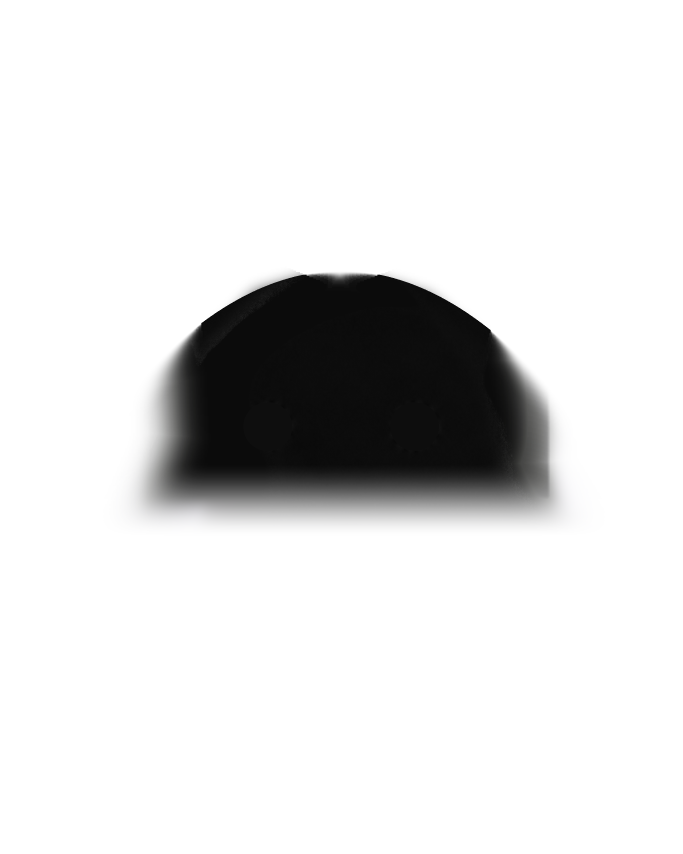
#> input picture docs/brand/kiwi-cat/gerada/cabeca.png, 2048 x 2560 px (shown at 1/3 size); its folder holds 4 pictures in this run
$ python kiwicat-cutout-assets.py
#> lines starting #> are read from the running program, lines starting #| are printed output that depends on the picture
#!/usr/bin/env python3
"""T9708: coverage from approved source layers, not brightness alone.
Only generates new cutout files; opaque approved textures remain untouched.
"""
from pathlib import Path
import json, hashlib
import numpy as np
from PIL import Image, ImageFilter
ROOT=Path(__file__).resolve().parents[2]
SRC=ROOT/'docs/brand/kiwi-cat/gerada'; DEST=ROOT/'app/ui/kiwicat/assets'
coat=np.zeros((2560,2048),np.float32)
hashes={}
for name in ['cabeca','corpo','orelha-esquerda','orelha-direita','aro']:
    file=SRC/(name+'.png'); rgba=np.asarray(Image.open(file).convert('RGBA'),np.float32)/255
    coat=1-(1-coat)*(1-rgba[:,:,3]); hashes[name]=hashlib.sha256(file.read_bytes()).hexdigest()
#> after `coat = 1 - (1 - coat) * (1 - rgba[:, :, 3])`:
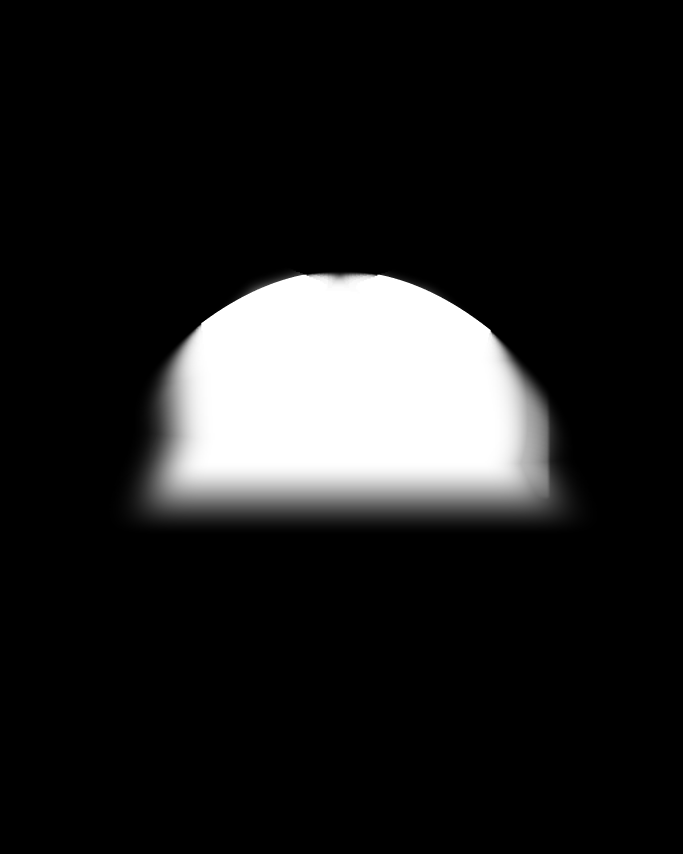
#> coat: shape (2560, 2048) float32 (shown at 1/3 size); min 0, max 1, mean 0.124
#> (the run stopped early here; a loop or call above may not have finished)
